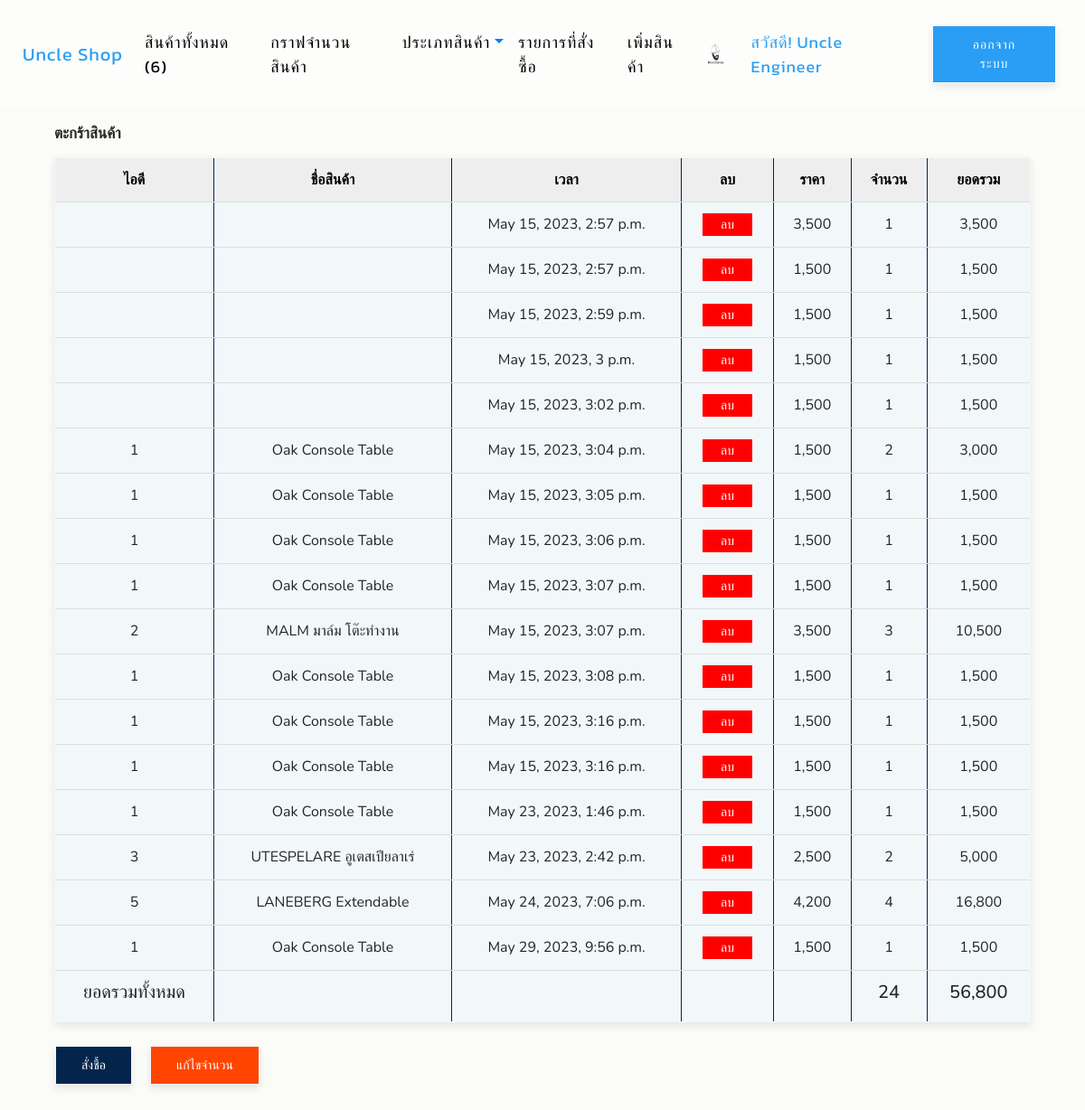
Page /mycart/ (signed in) on the committed database.
### app_uncle_shop/models.py (models this page shows, shortened)
class Profile(models.Model):
    user = models.OneToOneField(User, on_delete=models.CASCADE)
    photo = models.ImageField(upload_to="photoprofile",
                              null=True, blank=True, default='default.png')
    usertype = models.CharField(max_length=100, default='member')
    cartquan = models.IntegerField(default=0)

class Cart(models.Model):
    user = models.ForeignKey(User, on_delete=models.CASCADE)
    productid = models.CharField(max_length=100)
    productname = models.CharField(max_length=100)
    price = models.IntegerField()
    quantity = models.IntegerField()
    stamp = models.DateTimeField(auto_now_add=True, blank=True, null=True)
    total = models.IntegerField()

### app_uncle_shop/views.py (the view, shortened to what this page needs)
# urls.py: path('mycart/', my_cart, name='my-cart-page'),
def my_cart(request):
    username = request.user.username
    user = User.objects.get(username=username)
    context = {}
    mycart = Cart.objects.filter(user=user)
    count = sum([c.quantity for c in mycart])
    total = sum([c.total for c in mycart])
    context['mycart'] = mycart
    context['count'] = count
    context['total'] = total
    return render(request, 'app_uncle_shop/my-cart.html', context)

### app_uncle_shop/templatetags/custom_tags.py (called while the page is built)
@register.simple_tag
def show_all_product():
    count = AllProduct.objects.count()
    return count

@register.inclusion_tag("app_uncle_shop/all-category.html")
def all_category():
    category = Category.objects.all()
    return {"categories": category}

### app_uncle_shop/templates/app_uncle_shop/my-cart.html (shortened to what this page needs)
{% extends 'app_uncle_shop/index.html' %}
{% load humanize %}
{% block content %}
<html>
  <head>
  </head>
  <body>
    <br />
    <div class="container">
      <div class="text-color-black">
        <h3>ตะกร้าสินค้า</h3>
      </div>
      <div style="padding: 5px"></div>
      <table class="table">
          <tr>
            <th>ไอดี</th>
            <th>ชื่อสินค้า</th>
            <th>เวลา</th>
            <th>ลบ</th>
            <th>ราคา</th>
            <th>จำนวน</th>
            <th>ยอดรวม</th>
          </tr>
          {% for pd in mycart %}
          <tr>
            <td>{{pd.productid}}</td>
            <td>{{pd.productname}}</td>
            <td>{{pd.stamp}}</td>
            <td>
              <form
                method="POST"
                id="form{{pd.productid}}"
                onsubmit=" confirm('ທ່ານຢືນຢັນຕ້ອງການລົບ ຫຼື ບໍ?')"
              >
                <button
                  type="submit"
                  form="form{{pd.productid}}"
                  class="button-darken-red"
                >
                  ลบ
                </button>
              </form>
            </td>
            <td>{{pd.price|intcomma}}</td>
            <td>{{pd.quantity|intcomma}}</td>
            <td>{{pd.total|intcomma}}</td>
          </tr>
          {% endfor %}
          <tr>
            <td><h5>ยอดรวมทั้งหมด</h5></td>
            <td></td>
            <td></td>
            <td></td>
            <td></td>
            <td><h5>{{count|intcomma}}</h5></td>
            <td><h5>{{total|intcomma}}</h5></td>
          </tr>
      </table>
      <div style="padding: 5px"></div>
      <div class="row">
        <div style="padding: 8px"></div>
        <a href="{% url 'checkout-page' %}" class="button-dark-blue">สั่งชื้อ</a>
        <div style="padding: 10px"></div>
        <a href="{% url 'my-cart-edit-page' %}" class="button-orange"
          >แก้ไขจำนวน</a
        >
      </div>
      <div style="padding: 20px"></div>
    </div>
  </body>
</html>
{% endblock content %}

### app_uncle_shop/templates/app_uncle_shop/index.html (shortened to what this page needs)
{% load custom_tags %}
{% load static %}
<!DOCTYPE html>
<html lang="en">
  <head>
    <link
      rel="stylesheet"
      href="https://cdn.jsdelivr.net/npm/bootstrap@4.6.1/dist/css/bootstrap.min.css"
    />
    <link rel="stylesheet" href="https://cdnjs.cloudflare.com/ajax/libs/font-awesome/4.7.0/css/font-awesome.min.css">
    <link href="{% static 'css/style.css' %}" rel="stylesheet" />
  </head>
  <body>
    <nav class="navbar navbar-expand-sm bg-lightblue navbar-lightblue">
      <a class="navbar-brand" href="{% url 'home-page' %}"
        ><font color="#2a9df4">Uncle Shop</font></a
      >
      <div class="collapse navbar-collapse" id="collapsibleNavbar">
        <ul class="navbar-nav mr-auto">
          <li class="nav-item">
            <a class="nav-link" href="{% url 'all-product-page' %}"
              ><font color="black">สินค้าทั้งหมด ({% show_all_product %})</font>
            </a>
          </li>
          <li class="nav-item">
            <a class="nav-link" href="{% url 'graph-page' %}"
              ><font color="black">กราฟจำนวนสินค้า</font></a
            >
          </li>
          <li class="nav-item dropdown">
            <a
              class="nav-link dropdown-toggle"
              href="#"
              id="dropdown01"
              data-toggle="dropdown"
              aria-haspopup="true"
              aria-expanded="false"
              ><font color="black">ประเภทสินค้า</font></a
            >
          </li>
          {% if user.is_authenticated and user.profile.usertype == 'admin' %}
          <li class="nav-item">
            <a class="nav-link" href="{% url 'all-order-product-page' %}"
              ><font color="black">รายการที่สั่งซื้อ</font>
            </a>
          </li>
          <li class="nav-item">
            <a class="nav-link" href="{% url 'add-product-page' %}">
              <font color="black">เพิ่มสินค้า</font></a
            >
          </li>
          {% endif %}
        </ul>
        {% if user.is_authenticated %}
        <img
          src="{{user.profile.photo.url}}"
          width="40"
          height="40"
          class="rounded-circle"
        />&nbsp&nbsp
        <a style="color: #2a9df4; margin: 5px">
          สวัสดี! {{user.first_name}} {{user.last_name}}&nbsp&nbsp
        </a>
        <a class="button-blue" href="{% url 'logout' %}">ออกจากระบบ</a>&nbsp
        {% else %}
        <a class="button-blue" href="{% url 'register-page' %}"
          >สมัครสมาชิก</a
        >&nbsp&nbsp&nbsp
        <a class="button-blue" href="{% url 'login' %}">เข้าสู่ระบบ</a>
        {% endif %}
      </div>
    </nav>
    <div style="padding: 46px"></div>
    <div class="container" style="margin-top: 20px;">
    {% block content %}
    {% endblock content %}
    </div>
  </body>
</html>

### static/css/style.css (style rules this page uses)
body { font-family: "Kanit", sans-serif; font-size: 16px; font-weight: normal; background: #fbfbf7; height: 100%; font-family: Arial; }
.navbar { position: fixed; z-index: 10; font-size: 24px; letter-spacing: 1px; padding: 25px; width: 100vw; background: rgb(0 0 0 / 50%); }
.text-color-black { color: black; }
a { font-family: "Kanit", sans-serif; font-size: 18px; }
table { border-collapse: collapse; width: 100%; background-color: #f2f2f2; }
th, td { border: 1px solid #03254c; padding: 8px; text-align: center; border-bottom: 1px solid #ddd; }
th { background-color: #eee; color: black; }
* { transition: all 0.3s ease-out; }
.button-darken-red { background-color: #ff0000; border: none; color: white; padding: 2px 20px; text-align: center; text-decoration: none; display: inline-block; font-size: 14px; }

### app_uncle_shop/templates/app_uncle_shop/index.html (style rules this page uses)
.navbar { position: fixed; z-index: 10; letter-spacing: 1px; padding: 25px; width: 100vw; background: rgb(255 255 255 / 50%); }

### rows in the picture
Cart: stamp "May 15, 2023, 2:57 p.m.", price "3,500", quantity "1", total "3,500"
Cart: stamp "May 15, 2023, 2:57 p.m.", price "1,500", quantity "1", total "1,500"
Cart: stamp "May 15, 2023, 2:59 p.m.", price "1,500", quantity "1", total "1,500"
Cart: stamp "May 15, 2023, 3 p.m.", price "1,500", quantity "1", total "1,500"
Cart: stamp "May 15, 2023, 3:02 p.m.", price "1,500", quantity "1", total "1,500"
Cart: productid "1", productname "Oak Console Table", stamp "May 15, 2023, 3:04 p.m.", price "1,500", quantity "2", total "3,000"
Cart: productid "1", productname "Oak Console Table", stamp "May 15, 2023, 3:05 p.m.", price "1,500", quantity "1", total "1,500"
Cart: productid "1", productname "Oak Console Table", stamp "May 15, 2023, 3:06 p.m.", price "1,500", quantity "1", total "1,500"
Cart: productid "1", productname "Oak Console Table", stamp "May 15, 2023, 3:07 p.m.", price "1,500", quantity "1", total "1,500"
Cart: productid "2", productname "MALM มาล์ม โต๊ะทำงาน", stamp "May 15, 2023, 3:07 p.m.", price "3,500", quantity "3", total "10,500"
Cart: productid "1", productname "Oak Console Table", stamp "May 15, 2023, 3:08 p.m.", price "1,500", quantity "1", total "1,500"
Cart: productid "1", productname "Oak Console Table", stamp "May 15, 2023, 3:16 p.m.", price "1,500", quantity "1", total "1,500"
Cart: productid "1", productname "Oak Console Table", stamp "May 15, 2023, 3:16 p.m.", price "1,500", quantity "1", total "1,500"
Cart: productid "1", productname "Oak Console Table", stamp "May 23, 2023, 1:46 p.m.", price "1,500", quantity "1", total "1,500"
Cart: productid "3", productname "UTESPELARE อูเตสเปียลาเร่", stamp "May 23, 2023, 2:42 p.m.", price "2,500", quantity "2", total "5,000"
Cart: productid "5", productname "LANEBERG Extendable", stamp "May 24, 2023, 7:06 p.m.", price "4,200", quantity "4", total "16,800"
Cart: productid "1", productname "Oak Console Table", stamp "May 29, 2023, 9:56 p.m.", price "1,500", quantity "1", total "1,500"

### other values in the picture
{{ user.first_name }} "Uncle"
{{ user.last_name }} "Engineer"
{{ count|intcomma }} "24"
{{ total|intcomma }} "56,800"
